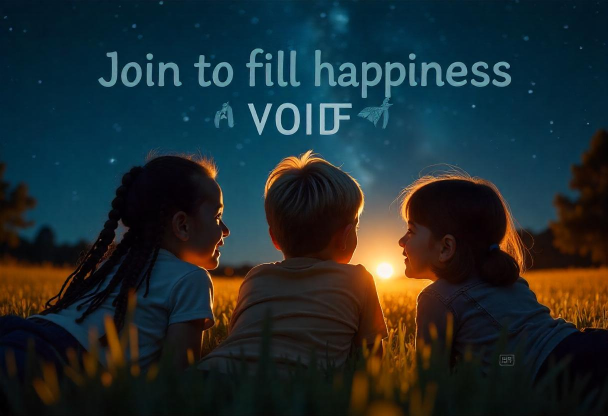
#> input picture src/main/frontend/src/images/signup.jpeg, 1216 x 832 px, given in place of out.png, which was not available (shown at 1/2 size)
$ python face_comapre.py out.png out.png
#> lines starting #> are read from the running program, lines starting #| are printed output that depends on the picture; pictures that were not available may be replaced by others from this repository, and a replacement may not be noted
#> in compare_faces, img1 is the input picture: shape (832, 1216, 3); mean B, G, R 46.5, 43.7, 31.5
import json
import sys
import cv2
import numpy as np
import os
from deepface import DeepFace
import gc
def numpy_to_python(obj):
    if isinstance(obj, (np.int_, np.intc, np.intp, np.int8,
                        np.int16, np.int32, np.int64, np.uint8, np.uint16,
                        np.uint32, np.uint64)):
        return int(obj)
    elif isinstance(obj, (np.float_, np.float16, np.float32, np.float64)):
        return float(obj)
    elif isinstance(obj, (np.bool_, bool)):
        return bool(obj)
    elif isinstance(obj, np.ndarray):
        return obj.tolist()
    return obj

def enhance_image(image):
    max_size = 800
    height, width = image.shape[:2]
#> height = 832; width = 1216
    if height > max_size or width > max_size:
        scale = max_size / max(height, width)
#> scale = 0.658
        image = cv2.resize(image, (int(width * scale), int(height * scale)))
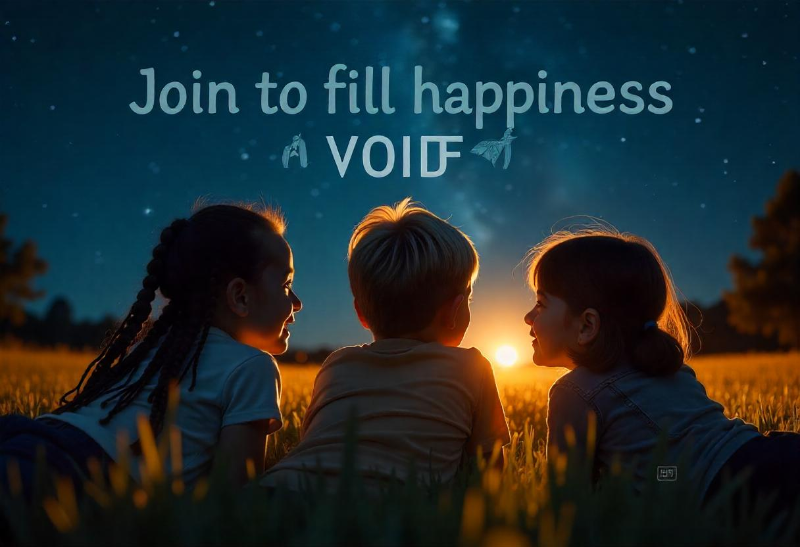
#> image: shape (547, 800, 3); mean of channels 0, 1, 2 46.4, 43.7, 31.4; drawn as B, G, R

    lab = cv2.cvtColor(image, cv2.COLOR_BGR2LAB)
#> lab: shape (547, 800, 3); mean of channels 0, 1, 2 44.9, 128, 125.3
    l, a, b = cv2.split(lab)
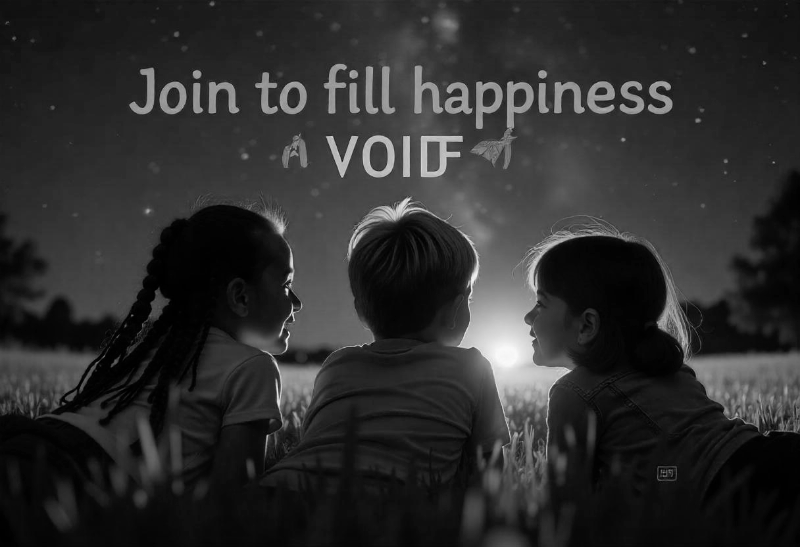
#> l: shape (547, 800); min 0, max 250, mean 44.9
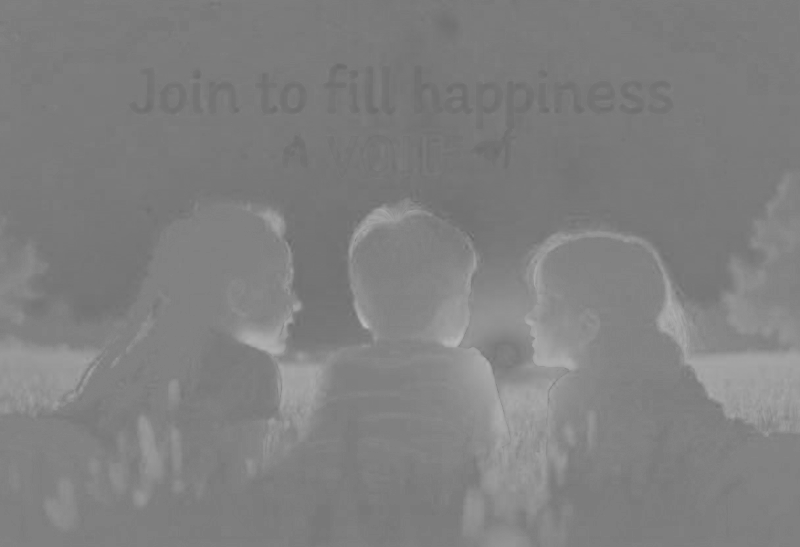
#> a: shape (547, 800); min 106, max 186, mean 128
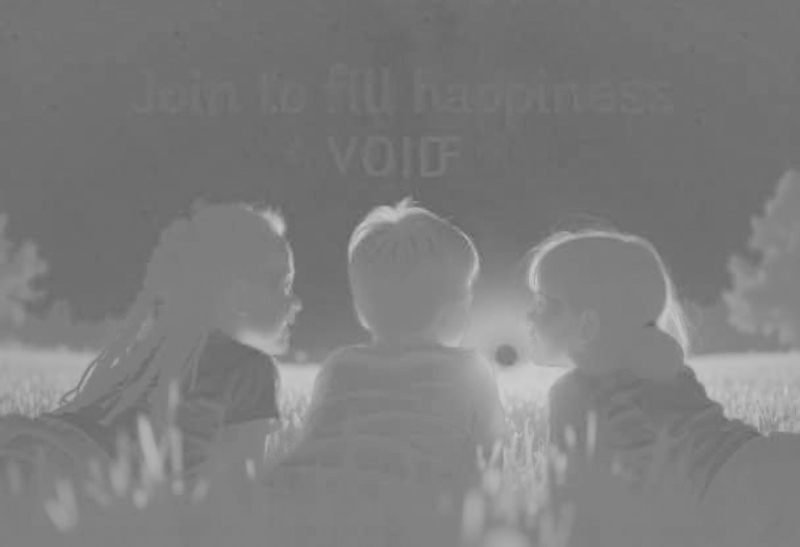
#> b: shape (547, 800); min 101, max 204, mean 125.3
    clahe = cv2.createCLAHE(clipLimit=2.0, tileGridSize=(4,4))
    cl = clahe.apply(l)
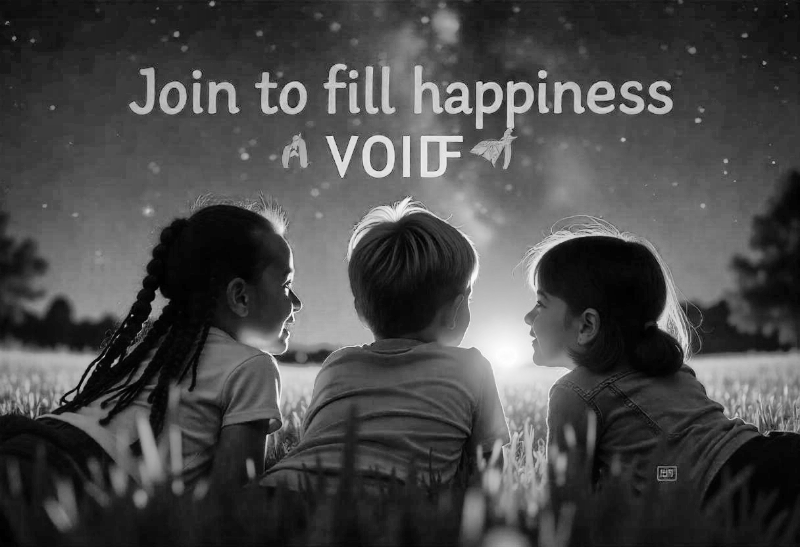
#> cl: shape (547, 800); min 0, max 254, mean 72.9
    enhanced = cv2.merge((cl,a,b))
#> enhanced: shape (547, 800, 3); mean of channels 0, 1, 2 72.9, 128, 125.3
    return cv2.cvtColor(enhanced, cv2.COLOR_LAB2BGR)
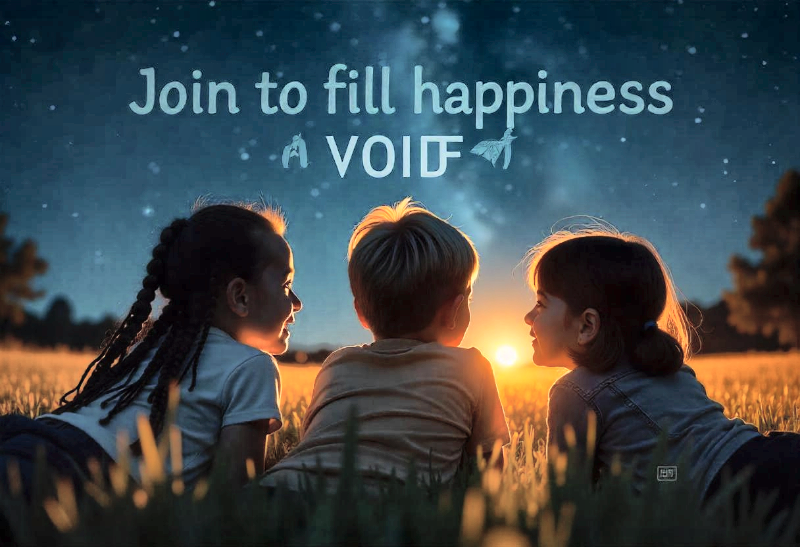
#> returned value: shape (547, 800, 3); mean B, G, R 73.1, 69.5, 60.5

def compare_faces(image_path1, image_path2):
    try:
        # Load and resize images
        img1 = cv2.imread(image_path1)
        img2 = cv2.imread(image_path2)


        if img1 is None or img2 is None:
            raise Exception("Failed to load one or both images")

        # Enhance images with optimized parameters
        img1 = enhance_image(img1)
        img2 = enhance_image(img2)

        # Save enhanced images with compression
        cv2.imwrite('temp1.jpg', img1, [cv2.IMWRITE_JPEG_QUALITY, 90])
        cv2.imwrite('temp2.jpg', img2, [cv2.IMWRITE_JPEG_QUALITY, 90])

        # Extract faces with optimized detector
#> (the run stopped early here; a loop or call above may not have finished)
